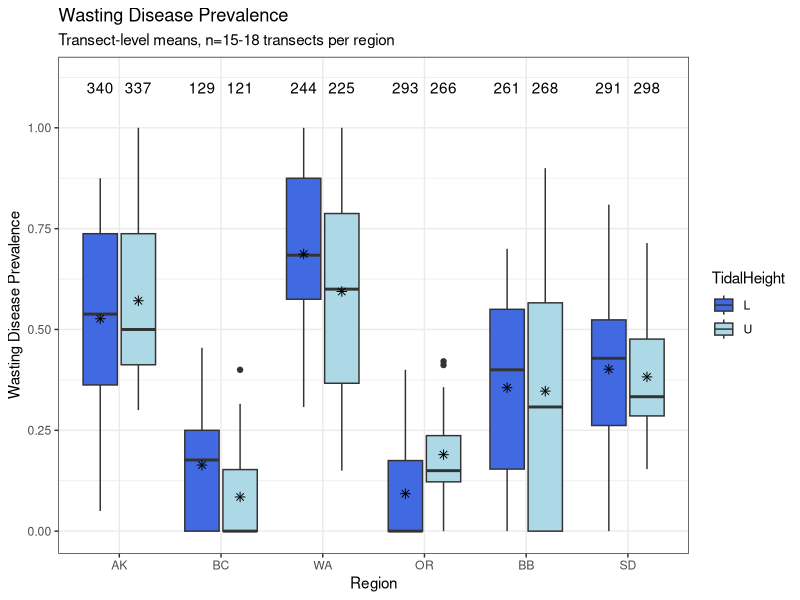
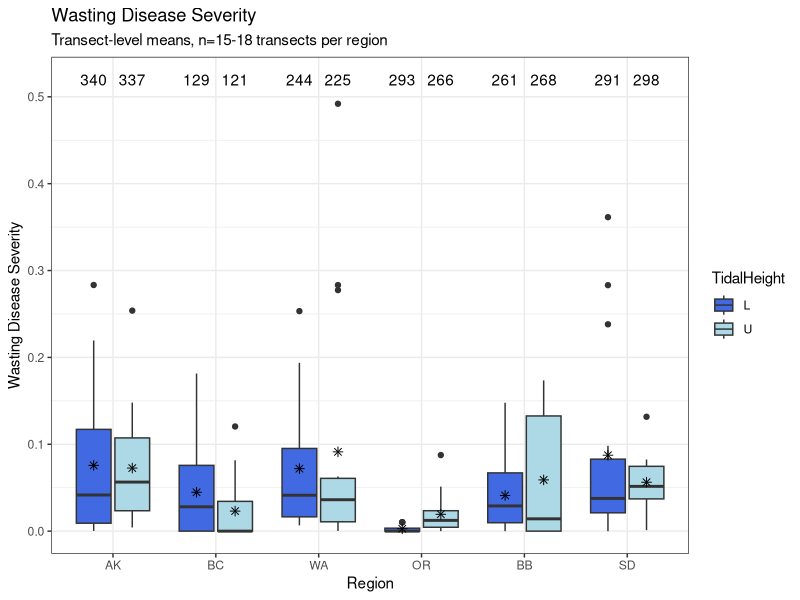
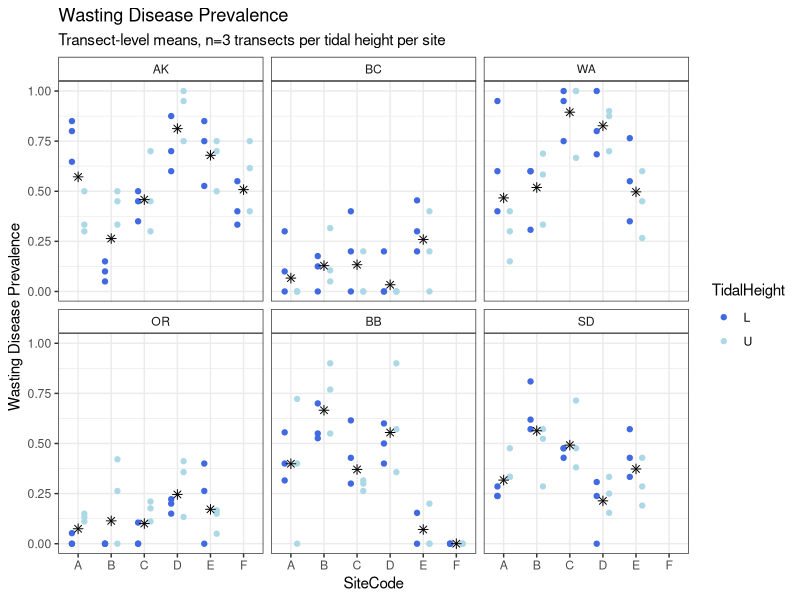
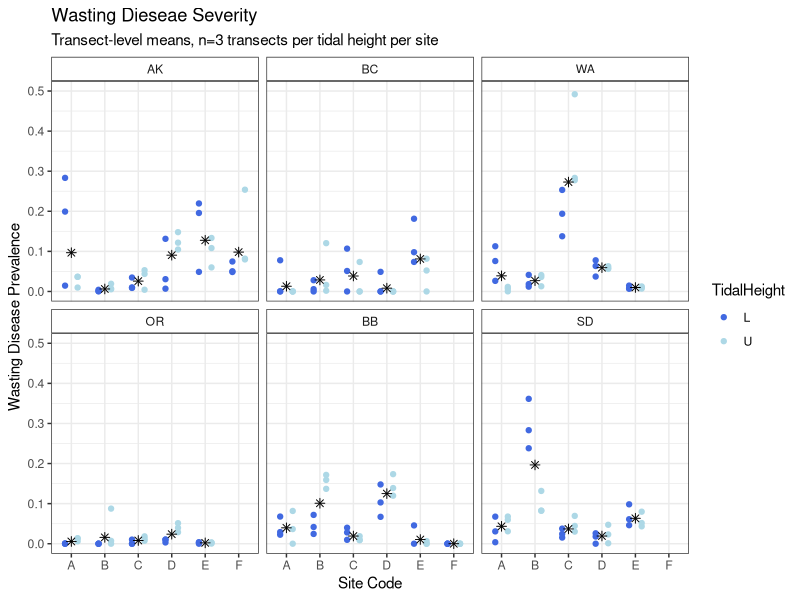

Recreate these plots in R, in order.
## ---- chunk 1
knitr::opts_chunk$set(echo = TRUE)
library(tidyverse)
library(ggplot2)
site_order <- c("Alaska","British Columbia","Washington","Oregon","Bodega Bay","San Diego")
site_order2 <- c("AK","BC","WA","OR","BB","SD")

## ---- chunk 2
## read in and organize output from EELISA
output <- read.csv("NSF_Log_2019_12_16.csv")
output$location <- ordered(output$location,levels=site_order)
output <- separate(output,col=file_name,c("Region","SiteCode","Transect","TidalHeight",NA,NA),sep="[.]",remove = FALSE)
output <- unite(output,col="SampleID",c("Region","SiteCode","Transect","TidalHeight","blade_num"),sep=".",remove=FALSE)
output$Region <- ordered(output$Region,levels=site_order2)

#subset only EELISA scans split properly
output_true <- subset(output,correct_num=="TRUE")
which(duplicated(output_true$SampleID))
which(duplicated(output_true$SampleID,fromLast = TRUE))
output_true[c(1413,1414,1415,1467,1468,1469),]
#The duplicate SampleIDs come from the file "AK.C.4.L.6_10.tiff" which overlaps.
#Only 3 duplicates for the "true" dataset right now - some of the others were not split evenly.
#We want to keep the later entries (1467,1468,1469) because those are the "correct" numbers (match the surrounidng scans)
#Decide whether to keep the extra 6_10 blades as 21_25?
output_true <- output_true[-c(1413,1414,1415),]

## read in and organize DiseaseBlade samples (1-15 per transect)
blades <- read.csv("DiseaseBlades.csv")
blades$SampleID <- gsub("U","U_",blades$SampleID)
blades$SampleID <- gsub("L","L_",blades$SampleID)
blades <- separate(blades,col=SampleID,c("SampleDate","Region","SiteCode","TidalHeight","Transect","Blade"),sep="_")
blades <- unite(blades,col="SampleID",c("Region","SiteCode","Transect","TidalHeight","Blade"),sep=".",remove=FALSE)
blades$Region <- ordered(blades$Region,levels=site_order2)

## read in and organize the Epiphyte Blades samples (16-20 per transect)
epi_blades <- read.csv("ShootMetrics.csv")
epi_blades <- epi_blades[,c(3,15)]
epi_blades$SampleID <- gsub("U","U_",epi_blades$SampleID)
epi_blades$SampleID <- gsub("L","L_",epi_blades$SampleID)
epi_blades$SampleID <- gsub("_m4","_16",epi_blades$SampleID)
epi_blades$SampleID <- gsub("_m8","_17",epi_blades$SampleID)
epi_blades$SampleID <- gsub("_m12","_18",epi_blades$SampleID)
epi_blades$SampleID <- gsub("_m16","_19",epi_blades$SampleID)
epi_blades$SampleID <- gsub("_m20","_20",epi_blades$SampleID)

epi_blades <- separate(epi_blades,col=SampleID,c("SampleDate","Region","SiteCode","TidalHeight","Transect","Blade"),sep="_")
epi_blades <- unite(epi_blades,col="SampleID",c("Region","SiteCode","Transect","TidalHeight","Blade"),sep=".",remove=FALSE)
epi_blades$Region <- ordered(epi_blades$Region,levels=site_order2)

## combine Epiphyte and Disease Blades
blades <- rbind(blades,epi_blades)

# combine blades and EElISA output
# once we get the splits right, this will be the full data set
disease <- left_join(blades,output,by=c("SampleID","Region","SiteCode","TidalHeight","Transect"))
disease <- subset(disease,correct_num=="TRUE" | is.na(correct_num))
which(duplicated(disease$SampleID,fromLast = TRUE))
disease[which(duplicated(disease$SampleID)),]
disease[c(209,211,213,2484,2485,2486,2487,2488,2994,2995,2996,2997,2998),]
# calculate blade areas from EELISA output for samples that were not measured by hand
disease$BladeArea.cm2 <- ifelse(is.na(disease$BladeArea.cm2),disease$lesion_area+disease$healthy_area/100,disease$BladeArea.cm2)
# For now, drop samples that have no BladeArea (not measured by hand and no EELISA output)
disease_most <- subset(disease,BladeArea.cm2!="NA")
# Remaining samples should have EELISA output OR prevelance and severity are 0 (for hand-measured)
disease_most$prevelance <- ifelse(is.na(disease_most$severity),0,disease_most$prevelance)
disease_most$severity <- ifelse(is.na(disease_most$severity)&disease_most$prevelance==0,0,disease_most$severity)
disease_most$lesion_area <- ifelse(is.na(disease_most$lesion_area)&disease_most$prevelance==0,0,disease_most$lesion_area)
disease_most$severity_per <- disease_most$severity/100
disease_most_summ <- disease_most%>%
  group_by(Region,SiteCode,TidalHeight,Transect)%>%
  summarize(prev=mean(prevelance),sev=mean(severity_per,na.rm = TRUE),
            lesion=mean(lesion_area,na.rm=TRUE),count=length(blade_num),
            percent=count/20)
disease_most_summ2 <- disease_most%>%
  group_by(Region,TidalHeight)%>%
  summarize(prev=mean(prevelance),sev=mean(severity_per,na.rm = TRUE),
            lesion=mean(lesion_area,na.rm=TRUE),count=length(blade_num))
## ---- chunk 3
disease_most_summ2
## ---- chunk 4

ggplot(data=disease_most_summ,aes(x=Region,y=prev,fill=TidalHeight))+geom_boxplot()+
  stat_summary(fun.y=mean,geom="point",shape=8,size=2,position=position_dodge(width=0.75),
               show.legend = FALSE)+
  geom_text(data=disease_most_summ2,aes(x=Region,y=1.1,label=count),position=position_dodge(width=0.75))+
  scale_y_continuous(limits=c(0,1.12),breaks=c(0,0.25,0.5,0.75,1.0))+
  scale_fill_manual(values=c("royal blue","light blue"))+
  ylab("Wasting Disease Prevalence")+
  xlab("Region")+
  labs(title="Wasting Disease Prevalence",
       subtitle = "Transect-level means, n=15-18 transects per region")+
  theme_bw()+
  theme()
## ---- chunk 5
ggplot(data=disease_most_summ,aes(x=Region,y=sev,fill=TidalHeight))+geom_boxplot()+
  stat_summary(fun.y=mean,geom="point",shape=8,size=2,show.legend=FALSE,
               position=position_dodge(width=0.75))+
  geom_text(data=disease_most_summ2,aes(x=Region,y=0.52,label=count),position=position_dodge(width=0.75))+
  scale_y_continuous(limits=c(0,0.52),breaks=c(0,0.1,0.2,0.3,0.4,0.5))+
  scale_fill_manual(values=c("royal blue","light blue"))+
  ylab("Wasting Disease Severity")+
  labs(title="Wasting Disease Severity",
       subtitle = "Transect-level means, n=15-18 transects per region")+
  theme_bw()+
  theme()
## ---- chunk 6
ggplot(data=disease_most_summ,aes(x=SiteCode,y=prev,color=TidalHeight))+
  geom_point(position=position_dodge(width=0.75))+
  facet_wrap(~Region)+
  stat_summary(fun.y=mean,geom="point",shape=8,size=2,color="black",
               show.legend=FALSE,position=position_dodge(width=0.75))+
  scale_y_continuous(limits=c(0,1),breaks=c(0,0.25,0.5,0.75,1.0))+
  scale_color_manual(values=c("royal blue","light blue"))+
  ylab("Wasting Disease Prevalence")+
  labs(title="Wasting Disease Prevalence",
       subtitle="Transect-level means, n=3 transects per tidal height per site")+
  theme_bw()+
  theme(strip.background = element_rect(fill="white"))
## ---- chunk 7
ggplot(data=disease_most_summ,aes(x=SiteCode,y=sev,color=TidalHeight))+
  geom_point(position=position_dodge(width=0.75))+
  facet_wrap(~Region)+
  stat_summary(fun.y=mean,geom="point",shape=8,size=2,color="black",
               show.legend=FALSE,position=position_dodge(width=0.75))+
  scale_y_continuous(limits=c(0,0.5),breaks=c(0,0.1,0.2,0.3,0.4,0.5))+
  scale_color_manual(values=c("royal blue","light blue"))+
  xlab("Site Code")+
  ylab("Wasting Disease Prevalence")+
  labs(title="Wasting Dieseae Severity",
       subtitle = "Transect-level means, n=3 transects per tidal height per site")+
  theme_bw()+
  theme(strip.background = element_rect(fill="white"))
